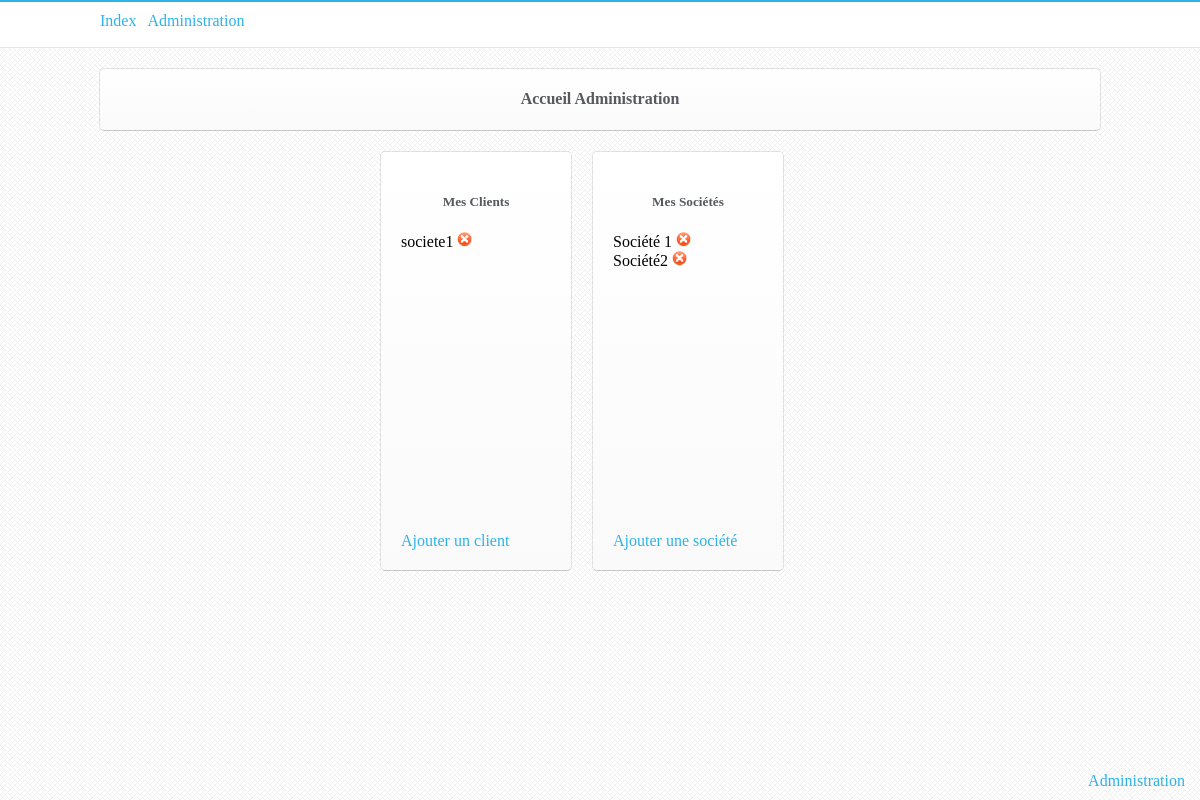
The app's page /admin.html (signed in), older data.
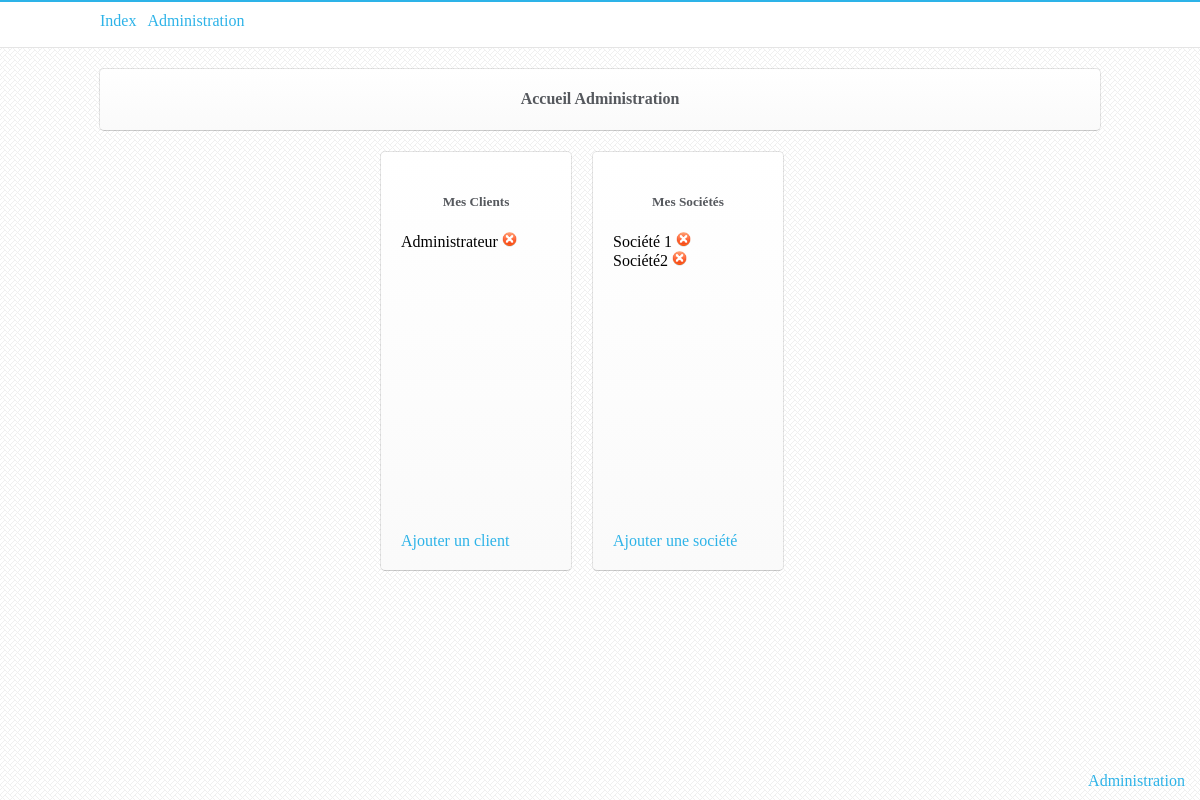
The same page, newer data.
### tables this page shows
CREATE TABLE IF NOT EXISTS `user` (
  `id` int(11) NOT NULL AUTO_INCREMENT,
  `password` varchar(32) NOT NULL,
  `mail` varchar(50) NOT NULL,
  `adresse` varchar(250) NOT NULL DEFAULT '',
  `societe` varchar(100) NOT NULL,
  `adm` int(11) NOT NULL DEFAULT '0',
  PRIMARY KEY (`id`)
);

### controleurs/admin.php (called while the page is built, shortened)
<?php
require_once('./modeles/admin.php');
if (isset($_SESSION['id'])) {
    $clients = getClients($auth);
    $societes = getSocietes($auth);
}
require_once('./vues/admin.php');
?>

### modeles/admin.php (called while the page is built, shortened)
<?php
function checkIsAdmin($auth) {
    $checkAdmin = $auth->query('SELECT COUNT(*) AS nb FROM user WHERE id = ' . $_SESSION['id'] . ' AND adm = 1');
    $checkAdm = $checkAdmin->fetch();
    return $checkAdm;
}
function getClients($auth) {
    $checkAdm = checkIsAdmin($auth);
    if ($checkAdm['nb'] >= 1) {
        $getClients = $auth->query('SELECT * FROM user');
        $i = 0;
        while ($donnees = $getClients->fetch()) {
            $d[$i]['id'] = $donnees['id'];
            $d[$i]['mail'] = $donnees['mail'];
            $d[$i]['adresse'] = $donnees['adresse'];
            $d[$i]['societe'] = $donnees['societe'];
            $i++;
        }
        if (!empty($d)) {
            return $d;
        }
    }
}
function getSocietes($auth) {
    $checkAdm = checkIsAdmin($auth);
    if ($checkAdm['nb'] >= 1) {
        $getClients = $auth->query('SELECT * FROM societe');
        $i = 0;
        while ($donnees = $getClients->fetch()) {
            $d[$i]['idSociete'] = $donnees['idSociete'];
            $d[$i]['nomSociete'] = $donnees['nomSociete'];
            $i++;
        }
        if (!empty($d)) {
            return $d;
        }
    }
}
?>

### vues/admin.php (the view, shortened to what this page needs)
<?php
if (isset($_SESSION['id'])) {
    if ($_SESSION['adm'] == 1) {
        ?>
        <div style="height: 45px;background-color: white;border-top: 2px solid #2db3e8;border-bottom-color: rgba(0,0,0,0.2);border-bottom: 1px solid rgba(0,0,0,0.1);">
            <div style="width: 1000px; margin: auto; padding-top: 10px;">
        <a href="<?php echo ROOTPATH; ?>/index.html">Index &nbsp;</a>
        <a href="<?php echo ROOTPATH; ?>/admin.html">Administration &nbsp;</a>
        <?php
        if (!isset($_GET['act'])) {
            ?>
            </div></div>
            <div class="menuAccordion" style="padding: 0px; margin-top: 20px;color: #56595E; width: 1000px; margin: auto; margin-top: 20px;">
            <h4 style="text-align: center;">Accueil Administration</h4>
            </div>
            <div style="width:440px; margin: auto; margin-top: 20px;">
                <div id="clientsAdm" class="menuAccordion" style="width: 150px;float: left; padding: 20px;margin-right: 20px;">
                    <h5 style="color: #56595E; text-align: center;">Mes Clients</h5>
                    <div style="overflow-x: hidden; overflow-y: scroll;height: 300px;">
                        <?php
                        foreach ($clients as $client) {
                            echo "<a href='" . ROOTPATH . "/admin-modifyclient&" . $client['id'] . ".html' style='color: black;'>" . $client['societe'] . "</a><form style='display: inline;' action='" . ROOTPATH . "/admin.html' enctype='multipart/form-data' method='post'>
                        <input type='hidden' name='idClient' value='" . $client['id'] . "' />
                        <input style='width: 15px; display: inline;' type='image' src='" . ROOTPATH . "/img/1387754326_001_05.png' alt='submit' name='submitDeleteClient" . $client['id'] . "' />
                        </form><br/>
                        ";
                        }
                        ?>
                    </div>
                    <a style="color: #2db3e8;" href="<?php echo ROOTPATH; ?>/admin-adduser.html">Ajouter un client</a>
                </div>
                <div id="societesAdm" class="menuAccordion" style="width: 150px;float: left; padding: 20px;">
                    <h5 style="color: #56595E; text-align: center;">Mes Sociétés</h5>
                    <div style="overflow-x: hidden; overflow-y: scroll;height: 300px;">
                        <?php
                        if(isset($societes)){
                            foreach ($societes as $societe) {
                                echo "<a href='" . ROOTPATH . "/societeadm." . $societe['idSociete'] . ".html' style='color: black;'>" . $societe['nomSociete'] . "</a><form style='display: inline;' action='" . ROOTPATH . "/admin.html' enctype='multipart/form-data' method='post'>
                            <input type='hidden' name='idSociete' value='" . $societe['idSociete'] . "' />
                            <input style='width: 15px; display: inline;' type='image' src='" . ROOTPATH . "/img/1387754326_001_05.png' alt='submit' name='submitDeleteSociete" . $societe['idSociete'] . "' />
                            </form><br/>
                            ";
                            }
                        }
                        else{
                            echo "Aucune société.";
                        }
                        ?>
                    </div>
                    <a style="color: #2db3e8;" href="<?php echo ROOTPATH; ?>/admin-addsociete.html">Ajouter une société</a>
                </div>
            </div>
            <?php
        }
    }
}
?>

Row changes from the older to the newer data that the page shows:
changed user: societe "societe1" → "Administrateur"
